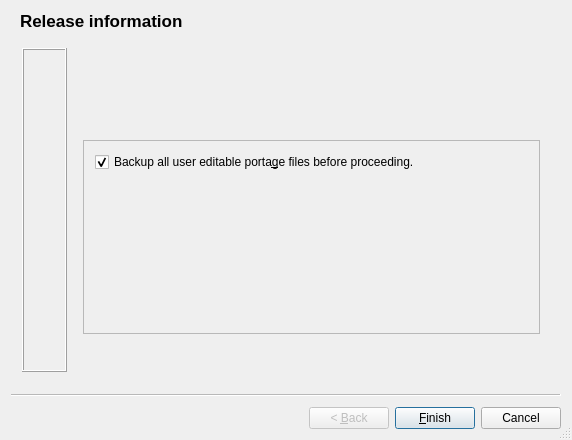
<?xml version="1.0" encoding="UTF-8"?>
<ui version="4.0">
 <class>Intro</class>
 <widget class="QWizard" name="Intro">
  <property name="geometry">
   <rect>
    <x>0</x>
    <y>0</y>
    <width>572</width>
    <height>440</height>
   </rect>
  </property>
  <property name="sizePolicy">
   <sizepolicy hsizetype="MinimumExpanding" vsizetype="MinimumExpanding">
    <horstretch>0</horstretch>
    <verstretch>0</verstretch>
   </sizepolicy>
  </property>
  <property name="minimumSize">
   <size>
    <width>550</width>
    <height>440</height>
   </size>
  </property>
  <property name="windowTitle">
   <string>Kuroo</string>
  </property>
  <property name="windowIcon">
   <iconset>
    <normaloff>../../../icons/hi32-app-kuroo-busy.png</normaloff>../../../icons/hi32-app-kuroo-busy.png</iconset>
  </property>
  <property name="sizeGripEnabled">
   <bool>true</bool>
  </property>
  <widget class="QWizardPage" name="releaseInfoPage">
   <property name="sizePolicy">
    <sizepolicy hsizetype="Expanding" vsizetype="Expanding">
     <horstretch>0</horstretch>
     <verstretch>0</verstretch>
    </sizepolicy>
   </property>
   <property name="title">
    <string>Release information</string>
   </property>
   <layout class="QGridLayout">
    <property name="spacing">
     <number>0</number>
    </property>
    <item row="0" column="0" rowspan="3">
     <widget class="QFrame" name="frame3_5_2_2">
      <property name="sizePolicy">
       <sizepolicy hsizetype="Preferred" vsizetype="MinimumExpanding">
        <horstretch>0</horstretch>
        <verstretch>0</verstretch>
       </sizepolicy>
      </property>
      <property name="frameShape">
       <enum>QFrame::Box</enum>
      </property>
      <property name="frameShadow">
       <enum>QFrame::Raised</enum>
      </property>
      <layout class="QGridLayout">
       <property name="margin">
        <number>5</number>
       </property>
       <property name="spacing">
        <number>2</number>
       </property>
       <item row="0" column="0">
        <layout class="QGridLayout">
         <item row="1" column="0">
          <widget class="QLabel" name="pixmapLabel1_4_5_2_2">
           <property name="sizePolicy">
            <sizepolicy hsizetype="Fixed" vsizetype="Fixed">
             <horstretch>0</horstretch>
             <verstretch>0</verstretch>
            </sizepolicy>
           </property>
           <property name="pixmap">
            <pixmap>image0</pixmap>
           </property>
           <property name="scaledContents">
            <bool>true</bool>
           </property>
           <property name="wordWrap">
            <bool>false</bool>
           </property>
          </widget>
         </item>
         <item row="0" column="0">
          <spacer name="spacer6_5_2_2">
           <property name="orientation">
            <enum>Qt::Vertical</enum>
           </property>
           <property name="sizeType">
            <enum>QSizePolicy::Minimum</enum>
           </property>
           <property name="sizeHint" stdset="0">
            <size>
             <width>31</width>
             <height>10</height>
            </size>
           </property>
          </spacer>
         </item>
        </layout>
       </item>
      </layout>
     </widget>
    </item>
    <item row="1" column="1">
     <spacer name="spacer27_3_2_2">
      <property name="orientation">
       <enum>Qt::Horizontal</enum>
      </property>
      <property name="sizeType">
       <enum>QSizePolicy::Minimum</enum>
      </property>
      <property name="sizeHint" stdset="0">
       <size>
        <width>16</width>
        <height>20</height>
       </size>
      </property>
     </spacer>
    </item>
    <item row="0" column="2" rowspan="2">
     <layout class="QGridLayout" name="textGrid">
      <property name="sizeConstraint">
       <enum>QLayout::SetNoConstraint</enum>
      </property>
      <item row="2" column="0">
       <widget class="QFrame" name="backupFrame">
        <property name="sizePolicy">
         <sizepolicy hsizetype="Maximum" vsizetype="Maximum">
          <horstretch>0</horstretch>
          <verstretch>0</verstretch>
         </sizepolicy>
        </property>
        <property name="frameShape">
         <enum>QFrame::StyledPanel</enum>
        </property>
        <property name="frameShadow">
         <enum>QFrame::Raised</enum>
        </property>
        <layout class="QGridLayout">
         <property name="spacing">
          <number>0</number>
         </property>
         <item row="1" column="1">
          <widget class="QLabel" name="backupFiles">
           <property name="sizePolicy">
            <sizepolicy hsizetype="Maximum" vsizetype="Maximum">
             <horstretch>0</horstretch>
             <verstretch>0</verstretch>
            </sizepolicy>
           </property>
           <property name="minimumSize">
            <size>
             <width>550</width>
             <height>150</height>
            </size>
           </property>
           <property name="text">
            <string/>
           </property>
          </widget>
         </item>
         <item row="1" column="0">
          <spacer name="spacer25">
           <property name="orientation">
            <enum>Qt::Horizontal</enum>
           </property>
           <property name="sizeType">
            <enum>QSizePolicy::Minimum</enum>
           </property>
           <property name="sizeHint" stdset="0">
            <size>
             <width>8</width>
             <height>20</height>
            </size>
           </property>
          </spacer>
         </item>
         <item row="0" column="0" colspan="2">
          <widget class="QCheckBox" name="cbBackup">
           <property name="text">
            <string>Backup all user editable porta&amp;ge files before proceeding.</string>
           </property>
           <property name="checked">
            <bool>true</bool>
           </property>
          </widget>
         </item>
        </layout>
       </widget>
      </item>
      <item row="0" column="0">
       <widget class="QLabel" name="introText">
        <property name="sizePolicy">
         <sizepolicy hsizetype="Preferred" vsizetype="Preferred">
          <horstretch>0</horstretch>
          <verstretch>0</verstretch>
         </sizepolicy>
        </property>
        <property name="minimumSize">
         <size>
          <width>300</width>
          <height>70</height>
         </size>
        </property>
        <property name="text">
         <string/>
        </property>
        <property name="wordWrap">
         <bool>true</bool>
        </property>
        <property name="margin">
         <number>0</number>
        </property>
        <property name="indent">
         <number>0</number>
        </property>
       </widget>
      </item>
      <item row="1" column="0">
       <spacer name="spacer6">
        <property name="orientation">
         <enum>Qt::Vertical</enum>
        </property>
        <property name="sizeType">
         <enum>QSizePolicy::Fixed</enum>
        </property>
        <property name="sizeHint" stdset="0">
         <size>
          <width>20</width>
          <height>16</height>
         </size>
        </property>
       </spacer>
      </item>
     </layout>
    </item>
    <item row="2" column="2">
     <spacer name="spacer19_4_2_2">
      <property name="orientation">
       <enum>Qt::Vertical</enum>
      </property>
      <property name="sizeType">
       <enum>QSizePolicy::MinimumExpanding</enum>
      </property>
      <property name="sizeHint" stdset="0">
       <size>
        <width>21</width>
        <height>6</height>
       </size>
      </property>
     </spacer>
    </item>
    <item row="0" column="3" rowspan="2">
     <spacer name="spacer20_4_2_2">
      <property name="orientation">
       <enum>Qt::Horizontal</enum>
      </property>
      <property name="sizeType">
       <enum>QSizePolicy::MinimumExpanding</enum>
      </property>
      <property name="sizeHint" stdset="0">
       <size>
        <width>10</width>
        <height>21</height>
       </size>
      </property>
     </spacer>
    </item>
   </layout>
  </widget>
 </widget>
 <layoutdefault spacing="6" margin="11"/>
 <resources/>
 <connections/>
</ui>
